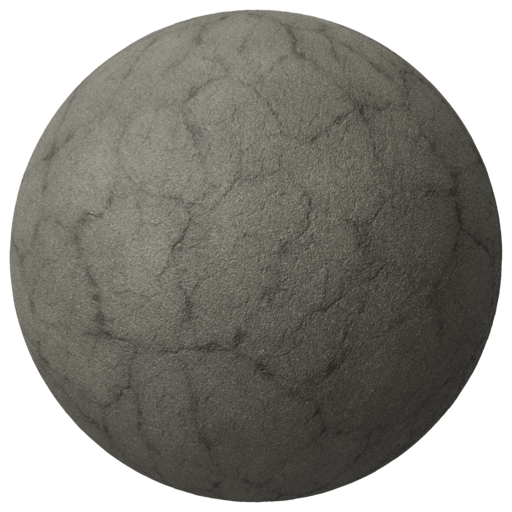
#> input picture assets/incoming/ambientcg/Asphalt024C/Asphalt024C.png, 512 x 512 px, given in place of brick_red_color.png, which was not available
$ python skins.py
#> lines starting #> are read from the running program, lines starting #| are printed output that depends on the picture
### tools/meshgen/textures.py
"""Procedural PBR textures (color / normal / roughness), perfectly tileable (FFT noise, toroidal
voronoi), following Roblox's guidance: tileable textures for large surfaces, <= 1024 px, OpenGL
tangent-space normal maps.

    python3 tools/meshgen/textures.py        # writes assets/textures/*.png + a contact sheet

They travel inside the FBX (one small "swatch" mesh per texture): after the import Studio has
uploaded them, and MapBuilder turns each swatch into a MaterialVariant applied to the whole city.
"""
import math
import os

import numpy as np
from PIL import Image

HERE = os.path.dirname(os.path.abspath(__file__))
ROOT = os.path.abspath(os.path.join(HERE, "..", ".."))
OUT = os.path.join(ROOT, "assets", "textures")
N = 512

# name: (Roblox base material, studs per tile)
TEXTURES = {}


def texture(base_material, studs_per_tile):
    def deco(fn):
        TEXTURES[fn.__name__] = (fn, base_material, studs_per_tile)
        return fn

    return deco


# Noise ------------------------------------------------------------------------------------------------

# [38 lines left out: functions fbm, voronoi, not called in this run]


def hexcolor(h):
    h = h.lstrip("#")
    return np.array([int(h[i : i + 2], 16) / 255 for i in (0, 2, 4)])


def tint(value, color):
    """value (n,n) 0..1 multiplies an RGB color -> (n,n,3)."""
    return value[..., None] * color[None, None, :]


def mix(a, b, t):
    t = t[..., None] if t.ndim == 2 else t
    return a * (1 - t) + b * t


def smooth(x, lo, hi):
    t = np.clip((x - lo) / (hi - lo), 0, 1)
    return t * t * (3 - 2 * t)


# [7 lines left out: function normal_from_height, not called in this run]


def per_cell(ids, count, rng):
    """A random value per cell id."""
    return rng.random(count + 1)[ids]


# Textures (each returns color RGB 0..1, height 0..1, roughness 0..1, normal strength) ------------

# [60 lines left out: functions asphalt, sidewalk, brick_wall, not called in this run]


@texture("Brick", 8)
def brick_red(rng):
    return brick_wall(rng, hexcolor("#8A4432"), hexcolor("#B8B0A2"), 0.5)


@texture("Brick", 8)
def brick_dark(rng):
    return brick_wall(rng, hexcolor("#4E423E"), hexcolor("#8A847A"), 0.7)


# [198 lines left out: functions concrete, plaster, siding, shingles, metal_corrugated, cobblestone and 8 more, not called in this run]


# Photo scans ------------------------------------------------------------------------------------------
# CC0 scans pushed by the authors (tools/download_assets.ps1, docs/ASSETS.md) replace the procedural
# pattern of the same name when their folder is there: name -> (folder under assets/incoming, studs per
# tile at the scan's real size). The skins (skins.py) are recolored from these, like the patterns.
INCOMING = os.path.join(ROOT, "assets", "incoming")
SCANS = {
    "asphalt": ("polyhaven_textures/asphalt_02", 14),
    "sidewalk": ("polyhaven_textures/concrete_pavement_02", 10),
    "brick_red": ("polyhaven_textures/brick_wall_02", 6),
    "brick_dark": ("polyhaven_textures/brick_wall_09", 7),
    "concrete": ("polyhaven_textures/concrete_wall_007", 12),
    "plaster": ("polyhaven_textures/worn_plaster_wall", 8),
    "metal_corrugated": ("polyhaven_textures/rusty_corrugated_iron", 8),
    "cobblestone": ("polyhaven_textures/cobblestone_05", 8),
    "planks": ("polyhaven_textures/old_wood_floor", 8),
    "shingles": ("polyhaven_textures/roof_07", 8),
    "painted_metal": ("ambientcg/PaintedMetal006", 6),
    "rust": ("polyhaven_textures/rusty_metal_04", 6),
}
# which file of a scan folder is which map (Poly Haven: *_diff_* / *_nor_gl_* / *_rough_*;
# ambientCG: *_Color / *_NormalGL / *_Roughness)
SCAN_MAPS = {
    "color": ("_diff_", "_diffuse_", "_Color."),
    "normal": ("_nor_gl_", "_NormalGL."),
    "roughness": ("_rough_", "_Roughness."),
}


def scan_files(name):
    """{"color", "normal", "roughness"} -> file of the scan for this texture, or None if not all there."""
    if name not in SCANS:
        return None
    folder = os.path.join(INCOMING, SCANS[name][0])
    if not os.path.isdir(folder):
        return None
    found = {}
    for kind, marks in SCAN_MAPS.items():
        for f in sorted(os.listdir(folder)):
            if any(m in f for m in marks) and f.lower().endswith((".jpg", ".jpeg", ".png")):
                found[kind] = os.path.join(folder, f)
                break
    return found if len(found) == len(SCAN_MAPS) else None


# [6 lines left out: function save_scan, not called in this run]


# a scanned texture tiles at the scan's real size
for _name, (_folder, _studs) in SCANS.items():
    if _name in TEXTURES and scan_files(_name):
        _fn, _base, _ = TEXTURES[_name]
        TEXTURES[_name] = (_fn, _base, _studs)
#> pass 2 of the loop `for _name, (_folder, _studs) in SCANS.items():`:


# Output ------------------------------------------------------------------------------------------------

# [33 lines left out: functions save, build_all, not called in this run]


# [2 lines that do not run on import are left out]

### tools/meshgen/skins.py
"""Textures of the library meshes ("skins"). Each textured material key of materials.py gets its own
color map (a pattern from textures.py recolored to the key's color) and shares the pattern's normal
and roughness maps. The meshes get UVs in studs (box projection, uv.py), so one tile of texture covers
`studs` studs on every face, whatever the mesh. Studio's importer uploads the maps and gives each mesh
a SurfaceAppearance; ModelFactory keeps it.

    python3 tools/meshgen/skins.py      # writes assets/textures/skins/*.png (build.py calls it too)

Material keys left out stay plain (Roblox material + color): glass, neon, plastic, and the keys the
game recolors at run time (awning, car_paint, container_paint, lit windows, lamps, signals).
"""
import os

import numpy as np
from PIL import Image

from textures import OUT as PATTERNS

OUT = os.path.join(PATTERNS, "skins")

# material key: (pattern, studs per tile, tint or None to keep the pattern's own colors)
SKINS = {
    "brick_red": ("brick_red", 6, None),
    "concrete": ("concrete", 12, "#8A8A8C"),
    "trim_light": ("stone", 10, "#C8C0B0"),
    "trim_dark": ("painted_metal", 6, "#34343A"),
    "metal_dark": ("painted_metal", 6, "#303238"),
    "metal_black": ("painted_metal", 6, "#1C1D22"),
    "paint_green": ("painted_metal", 6, "#2F4F3A"),
    "paint_red": ("painted_metal", 6, "#7A1F1F"),
    "metal_rust": ("rust", 6, None),
    "wood_dark": ("wood_grain", 6, "#3B2616"),
    "wood_mid": ("planks", 8, "#7A5634"),
    "wood_crate": ("planks", 6, "#8A6238"),
    "wood_worn": ("planks", 8, "#5A4632"),
    "wood_pole": ("wood_grain", 6, "#4A3A2C"),
    "bark": ("bark", 6, None),
    "roof_green": ("shingles", 8, "#2E5A45"),
    "plaster_white": ("plaster", 8, "#E8E2D6"),
    "siding": ("siding", 8, "#8A9AA2"),
    "fabric_dark": ("canvas", 4, "#23222A"),
    "fabric_purple": ("canvas", 4, "#3D2570"),
    "leather": ("canvas", 3, "#3A2418"),
    # building door leaves (own meshes, replaced by opening doors in game)
    "door_wood": ("wood_grain", 6, "#3B2616"),
    "door_metal": ("painted_metal", 6, "#2B2D33"),
}


def hex_rgb(h):
    h = h.lstrip("#")
    return np.array([int(h[i : i + 2], 16) / 255 for i in (0, 2, 4)])


def color_path(key):
    return os.path.join(OUT, f"{key}_color.png")


def pattern_path(key, kind):
    return os.path.join(PATTERNS, f"{SKINS[key][0]}_{kind}.png")


def build_all():
    os.makedirs(OUT, exist_ok=True)
    for key, (pattern, _studs, tint) in SKINS.items():
        img = np.asarray(Image.open(os.path.join(PATTERNS, f"{pattern}_color.png")).convert("RGB")) / 255
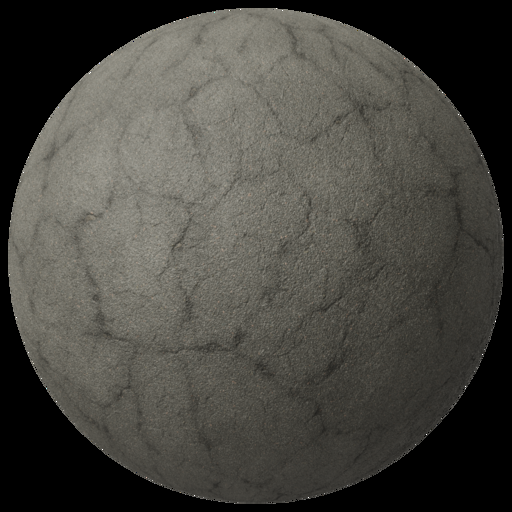
#> img: shape (512, 512, 3) float64; mean R, G, B 0.283, 0.277, 0.254
        if tint:
            # keep the pattern's detail (luminance around its mean), take the key's color
            lum = img @ np.array([0.2126, 0.7152, 0.0722])
            detail = lum / max(lum.mean(), 1e-6)
            img = np.clip(detail[..., None] * hex_rgb(tint)[None, None, :], 0, 1)
        Image.fromarray((img * 255).astype(np.uint8), "RGB").save(color_path(key), optimize=True)
#> pass 2 of the loop in build_all, `for key, (pattern, _studs, tint) in SKINS.items():`:
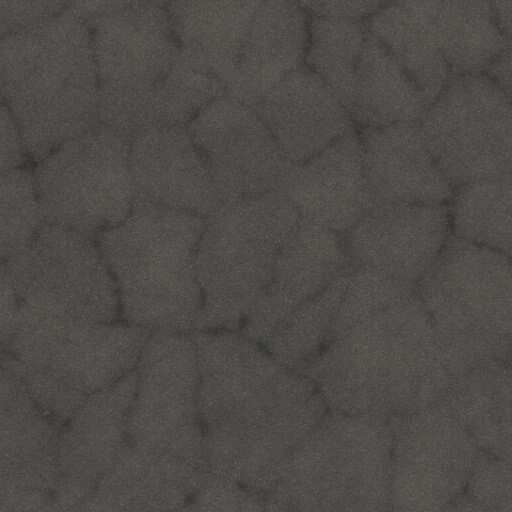
#> input picture assets/incoming/ambientcg/Asphalt024C/Asphalt024C_1K-JPG_Color.jpg, 1024 x 1024 px, given in place of concrete_color.png, which was not available (shown at 1/2 size)
#> in build_all, `detail = lum / max(lum.mean(), 1e-6)`:
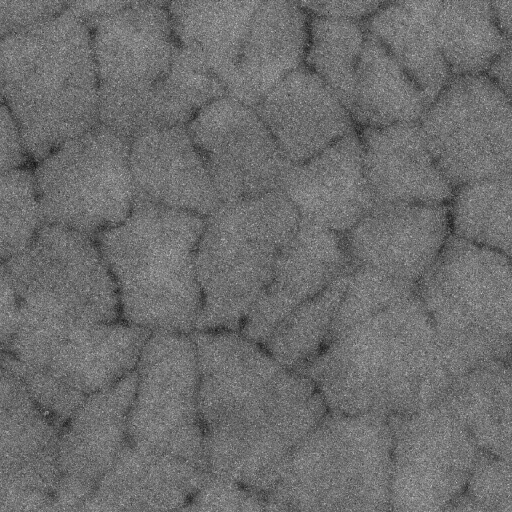
#> detail: shape (1024, 1024) float64 (shown at 1/2 size); min 0.498, max 1.67, mean 1; drawn with min black and max white
#> in build_all, `img = np.clip(detail[..., None] * hex_rgb(tint)[None, None, :], 0, 1)`:
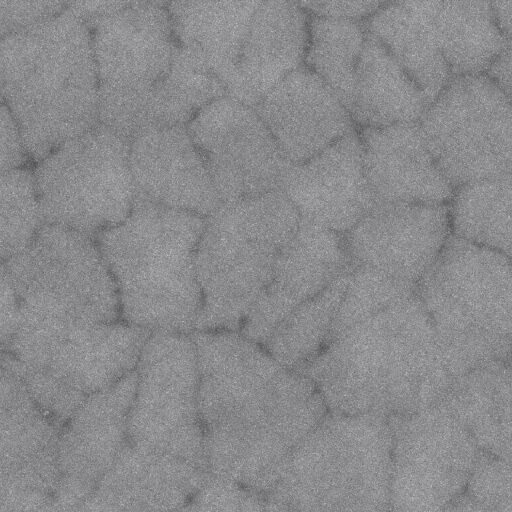
#> img: shape (1024, 1024, 3) float64 (shown at 1/2 size); mean of channels 0, 1, 2 0.541, 0.541, 0.549; drawn as R, G, B
    print(f"[skins] {len(SKINS)} color maps -> {OUT}")


if __name__ == "__main__":
#> (the run stopped early here; a loop or call above may not have finished)
